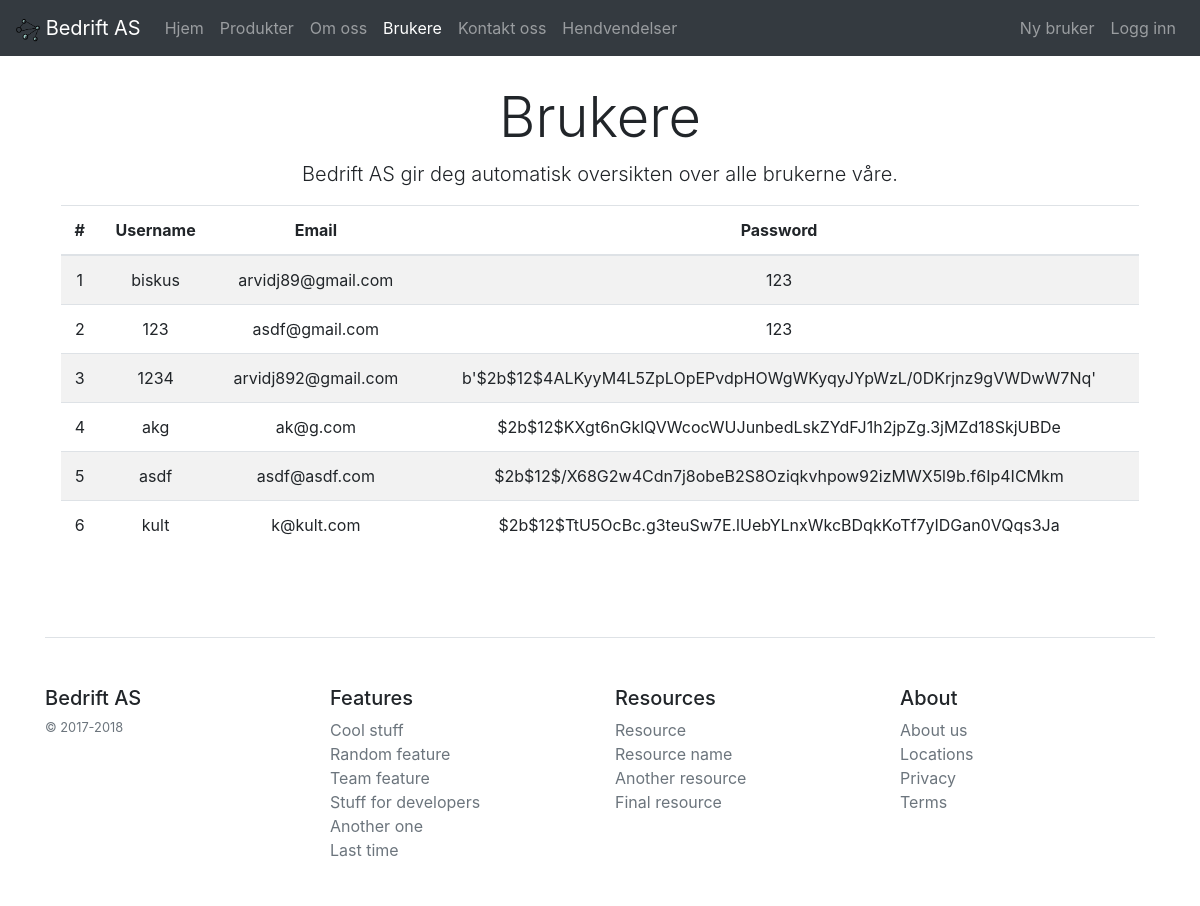
Screenshot of /users with the database file from the repository.
### flaskserver.py (models this page shows, shortened)
class User(db.Model, UserMixin):
    id = db.Column(db.Integer, primary_key=True)
    username = db.Column(db.String(20), unique=True, nullable=False)
    email  = db.Column(db.String(120), unique=True, nullable=False)
    image_file = db.Column(db.String(20), nullable=False, default='default.jpg')
    password = db.Column(db.String(60), nullable=False)
    posts = db.relationship('Post',
        backref="author",
        lazy=True)

### flaskserver.py (the view)
@app.route("/users")
def users():
    info['current_tab'] = 'users'
    return render_template('users.html',info=info, users=User.query.all())

### templates/users.html
{% extends "base.html" %}
{% block content %}
<div class="pricing-header px-3 py-3 pt-md-5 pb-md-4 mx-auto text-center">
	<h1 class="display-4">Brukere</h1>
	<p class="lead">{{info.company_name}} gir deg automatisk oversikten over alle brukerne våre.</p>
	<table class="table table-striped">
	  <thead>
	    <tr>
	      <th scope="col">#</th>
	      <th scope="col">Username</th>
	      <th scope="col">Email</th>
	      <th scope="col">Password</th>
	    </tr>
	  </thead>
	  <tbody>
		{% for u in users %}
			<tr>
				<td>
					{{u.id}}
				</td>
				<td>
					{{u.username}}
				</td>
				<td>
					{{u.email}}
				</td>
				<td>
					{{u.password}}
				</td>
			</tr>
		{% endfor %}
	  </tbody>
	</table>
</div>
{% endblock content %}

### rows the page displays
User: id "1", username "biskus", email "arvidj89@gmail.com", password "123"
User: id "2", username "123", email "asdf@gmail.com", password "123"
User: id "3", username "1234", email "arvidj892@gmail.com", password "b'$2b$12$4ALKyyM4L5ZpLOpEPvdpHOWgWKyqyJYpWzL/0DKrjnz9gVWDwW7Nq'"
User: id "4", username "akg", email "ak@g.com", password "$2b$12$KXgt6nGklQVWcocWUJunbedLskZYdFJ1h2jpZg.3jMZd18SkjUBDe"
User: id "5", username "asdf", email "asdf@asdf.com", password "$2b$12$/X68G2w4Cdn7j8obeB2S8Oziqkvhpow92izMWX5l9b.f6Ip4ICMkm"
User: id "6", username "kult", email "k@kult.com", password "$2b$12$TtU5OcBc.g3teuSw7E.lUebYLnxWkcBDqkKoTf7yIDGan0VQqs3Ja"

### other values shown
{{ info.company_name }} "Bedrift AS"
